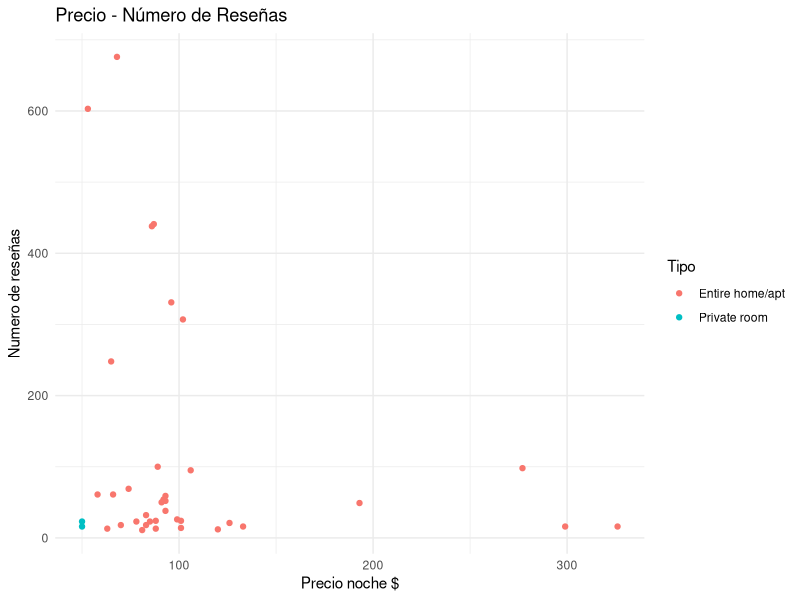
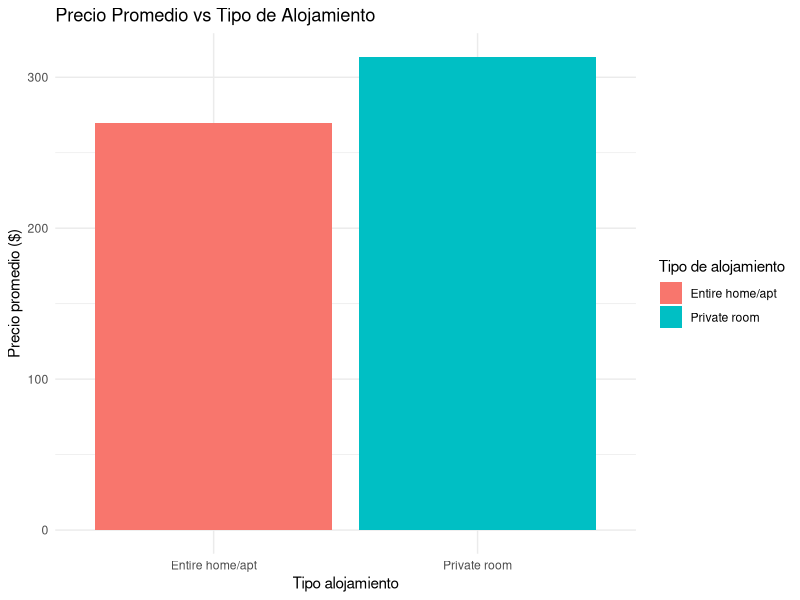
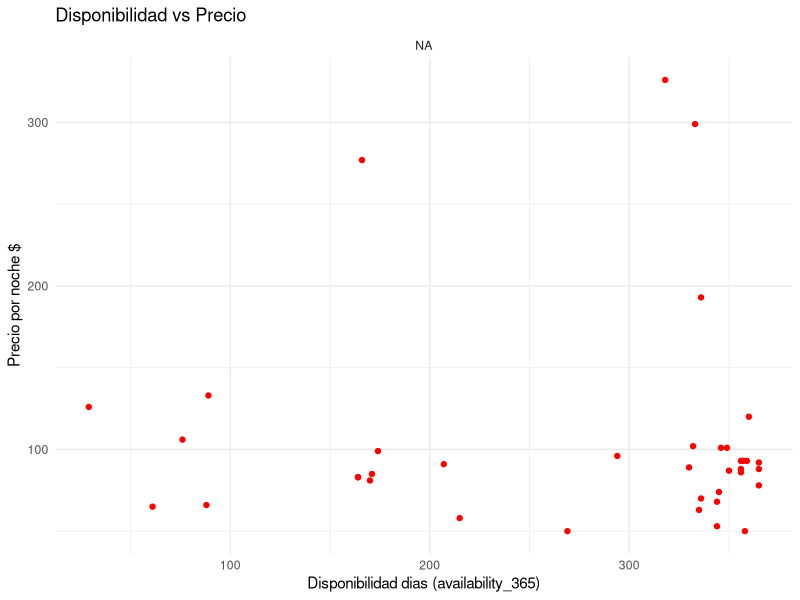

Write R code to recreate these figures, in order.
## ---- chunk 1
library(dplyr)
library(ggplot2)
library(tidyverse)
data_air_bnb <- read_csv("listings.csv")
print(data_air_bnb)
## ---- chunk 2
#Display the first rows and the structure of the dataset (head(), str())
head(data_air_bnb)
str(data_air_bnb)

#Perform aa transformation for the price column
data_air_bnb <- data_air_bnb %>%
  mutate(price = as.numeric(gsub("\\$", "", price)))


#Filters records to keep only accommodations with more than 10 reviews and a price less than $500 per night. #Also, excludes missing valuesfor the host_location column.
data_air_bnb_filter <- data_air_bnb %>%
  filter(number_of_reviews > 10, price < 500, is.na(host_location) )

#Sorts data from highest to lowest availability (availability_365).
data_air_bnb_filter <- data_air_bnb_filter %>%
  arrange(desc(availability_365))

#Create a new column called total revenue, which represents the potential revenue in a year (price * availability_365).
data_air_bnb_filter <- data_air_bnb_filter %>%
  mutate(total_revenue= price * availability_365 )

data_selected <- data_air_bnb_filter %>%
  select(host_location, room_type, price, availability_365, total_revenue, number_of_reviews)

## ---- chunk 3
# Group  data by host_location
summary_by_host <- data_selected %>%
  group_by(host_location) %>%
  summarize(
    avg_price = mean(price, na.rm = TRUE),  # avrrage price by night
    total_listings = n(),  # total number of homes
    avg_total_income = mean(total_revenue, na.rm = TRUE)  # average income
  )

head(summary_by_host)

# Group  data by room_type
summary_by_room <- data_selected %>%
  group_by(room_type) %>%
  summarize(average_availability = mean(availability_365, na.rm = TRUE)  )# average available

# Group the data by room average availabllity.
head(summary_by_room)
## ---- chunk 4
ggplot(data = data_selected, aes(x = price, y = number_of_reviews, color = room_type)) +
  geom_point(alpha = 1) +
  labs(x = "Precio noche $", y = "Numero de reseñas", title = "Precio - Número de Reseñas",
       color = "Tipo") +
  theme_minimal()
## ---- chunk 5
head(summary_by_room)
ggplot(data = summary_by_room, aes(x = room_type, y = average_availability, fill = room_type)) +
  labs(title = "Precio Promedio vs Tipo de Alojamiento", x = "Tipo alojamiento", y = "Precio promedio ($)",
       fill = "Tipo de alojamiento") +
  geom_col() +
  theme_minimal()
## ---- chunk 6

head(data_selected)
ggplot(data = data_selected, aes(x = availability_365, y = price)) +
  geom_point(alpha = 1, color = "red") +  
  facet_wrap(~host_location) +  # put panels by host locations
  labs(title = "Disponibilidad vs Precio ",
       x = "Disponibilidad dias (availability_365)",
       y = "Precio por noche $") +
  theme_minimal()
